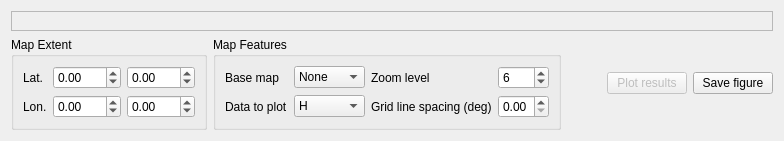
      <widget class="QWidget" name="tab_3">
       <attribute name="title">
        <string>H-k Maps</string>
       </attribute>
       <layout class="QVBoxLayout" name="verticalLayout_33">
        <item>
         <widget class="QFrame" name="frame_5">
          <property name="frameShape">
           <enum>QFrame::StyledPanel</enum>
          </property>
          <property name="frameShadow">
           <enum>QFrame::Raised</enum>
          </property>
          <layout class="QVBoxLayout" name="verticalLayout_26">
           <item>
            <widget class="MatplotlibWidget" name="mplwidget_6" native="true">
             <property name="sizePolicy">
              <sizepolicy hsizetype="Expanding" vsizetype="Expanding">
               <horstretch>0</horstretch>
               <verstretch>0</verstretch>
              </sizepolicy>
             </property>
             <property name="minimumSize">
              <size>
               <width>0</width>
               <height>0</height>
              </size>
             </property>
            </widget>
           </item>
          </layout>
         </widget>
        </item>
        <item>
         <layout class="QVBoxLayout" name="verticalLayout_13">
          <item>
           <layout class="QHBoxLayout" name="horizontalLayout_22">
            <item>
             <widget class="QGroupBox" name="groupBox_8">
              <property name="title">
               <string>Map Extent</string>
              </property>
              <layout class="QVBoxLayout" name="verticalLayout_14">
               <item>
                <layout class="QGridLayout" name="gridLayout_9">
                 <item row="0" column="2">
                  <widget class="QDoubleSpinBox" name="doubleSpinBox_33">
                   <property name="minimum">
                    <double>-90.000000000000000</double>
                   </property>
                   <property name="maximum">
                    <double>90.000000000000000</double>
                   </property>
                   <property name="singleStep">
                    <double>0.010000000000000</double>
                   </property>
                  </widget>
                 </item>
                 <item row="0" column="1">
                  <widget class="QDoubleSpinBox" name="doubleSpinBox_34">
                   <property name="minimum">
                    <double>-90.000000000000000</double>
                   </property>
                   <property name="maximum">
                    <double>90.000000000000000</double>
                   </property>
                   <property name="singleStep">
                    <double>0.010000000000000</double>
                   </property>
                  </widget>
                 </item>
                 <item row="1" column="1">
                  <widget class="QDoubleSpinBox" name="doubleSpinBox_35">
                   <property name="minimum">
                    <double>-180.000000000000000</double>
                   </property>
                   <property name="maximum">
                    <double>180.000000000000000</double>
                   </property>
                   <property name="singleStep">
                    <double>0.010000000000000</double>
                   </property>
                  </widget>
                 </item>
                 <item row="1" column="2">
                  <widget class="QDoubleSpinBox" name="doubleSpinBox_36">
                   <property name="minimum">
                    <double>-180.000000000000000</double>
                   </property>
                   <property name="maximum">
                    <double>180.000000000000000</double>
                   </property>
                  </widget>
                 </item>
                 <item row="0" column="0">
                  <widget class="QLabel" name="label_40">
                   <property name="text">
                    <string>Lat.</string>
                   </property>
                  </widget>
                 </item>
                 <item row="1" column="0">
                  <widget class="QLabel" name="label_41">
                   <property name="text">
                    <string>Lon.</string>
                   </property>
                  </widget>
                 </item>
                </layout>
               </item>
              </layout>
             </widget>
            </item>
            <item>
             <widget class="QGroupBox" name="groupBox_12">
              <property name="title">
               <string>Map Features</string>
              </property>
              <layout class="QVBoxLayout" name="verticalLayout_25">
               <item>
                <layout class="QGridLayout" name="gridLayout_11">
                 <item row="0" column="2">
                  <widget class="QLabel" name="label_44">
                   <property name="text">
                    <string>Zoom level</string>
                   </property>
                  </widget>
                 </item>
                 <item row="0" column="3">
                  <widget class="QSpinBox" name="spinBox_8">
                   <property name="maximum">
                    <number>12</number>
                   </property>
                   <property name="value">
                    <number>6</number>
                   </property>
                  </widget>
                 </item>
                 <item row="0" column="0">
                  <widget class="QLabel" name="label_45">
                   <property name="text">
                    <string>Base map</string>
                   </property>
                  </widget>
                 </item>
                 <item row="0" column="1">
                  <widget class="QComboBox" name="comboBox_7">
                   <item>
                    <property name="text">
                     <string>None</string>
                    </property>
                   </item>
                   <item>
                    <property name="text">
                     <string>Stamen</string>
                    </property>
                   </item>
                  </widget>
                 </item>
                 <item row="1" column="2">
                  <widget class="QLabel" name="label_10">
                   <property name="text">
                    <string>Grid line spacing (deg)</string>
                   </property>
                  </widget>
                 </item>
                 <item row="1" column="3">
                  <widget class="QDoubleSpinBox" name="doubleSpinBox_38">
                   <property name="maximum">
                    <double>5.000000000000000</double>
                   </property>
                   <property name="singleStep">
                    <double>0.100000000000000</double>
                   </property>
                  </widget>
                 </item>
                 <item row="1" column="1">
                  <widget class="QComboBox" name="comboBox_5">
                   <item>
                    <property name="text">
                     <string>H</string>
                    </property>
                   </item>
                   <item>
                    <property name="text">
                     <string>k</string>
                    </property>
                   </item>
                  </widget>
                 </item>
                 <item row="1" column="0">
                  <widget class="QLabel" name="label_11">
                   <property name="text">
                    <string>Data to plot</string>
                   </property>
                  </widget>
                 </item>
                </layout>
               </item>
              </layout>
             </widget>
            </item>
            <item>
             <spacer name="horizontalSpacer_11">
              <property name="orientation">
               <enum>Qt::Horizontal</enum>
              </property>
              <property name="sizeHint" stdset="0">
               <size>
                <width>40</width>
                <height>20</height>
               </size>
              </property>
             </spacer>
            </item>
            <item>
             <widget class="QPushButton" name="pushButton_18">
              <property name="enabled">
               <bool>false</bool>
              </property>
              <property name="text">
               <string>Plot results</string>
              </property>
             </widget>
            </item>
            <item>
             <widget class="QPushButton" name="pushButton_20">
              <property name="text">
               <string>Save figure</string>
              </property>
             </widget>
            </item>
           </layout>
          </item>
         </layout>
        </item>
       </layout>
      </widget>
